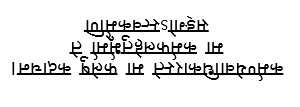
#> input picture Assignment 1/Q3/test/3_d.png, 300 x 107 px
$ python -i Q3_200611.py   (imports and definitions only)
#> lines starting #> are read from the running program, lines starting #| are printed output that depends on the picture; after the words box and inside, x2 and y2 are one past the last pixel; in counts of white or black regions, pixels touching at a corner belong together; long printed decimals are rounded
import cv2
import numpy as np
from PIL import Image
import matplotlib.pyplot as plt
import math

def solution(image_path):
    ############################
    ############################

    ############################
    ############################
    ## comment the line below before submitting else your code wont be executed##
    # pass
#> called with image_path = 'test/3_d.png'
    image = cv2.imread(image_path)
#> image is the input picture: shape (107, 300, 3); min 0, max 255, mean 231.1

    # Converting the image to grayscale
    gray = cv2.cvtColor(image, cv2.COLOR_BGR2GRAY)

    # Applying edge detection to find lines in the image
    edges = cv2.Canny(gray, 50, 150, apertureSize=3)
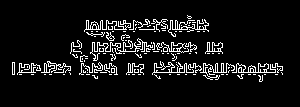
#> edges: shape (107, 300); 7.9% white in thin lines or dots, all inside (x1, y1, x2, y2) = (12, 15, 283, 82)

    # Finding lines in the edge-detected image by Hough Transform
    lines = cv2.HoughLinesP(edges, 1, np.pi / 180, 100, minLineLength=100, maxLineGap=10)
#> lines = [[81, 72, 281, 72], [128, 66, 282, 69]]
    print(lines)
#| [[[ 81  72 281  72]]
#|  [[128  66 282  69]]]
    # Calculate the angle of the most prominent line detected by having median of all lines detected.
    if lines is not None:
        angles = []
        for line in lines:
            x1, y1, x2, y2 = line[0]
            angle = np.arctan2(y2 - y1, x2 - x1)
            angles.append(angle)
#> this loop made 2 passes
#> (x1, y1, x2, y2, angle) on passes 1 to 2: (81, 72, 281, 72, 0), (128, 66, 282, 69, 0.0195)
#> after the loop, angles = [0, 0.0195]
        predominant_angle = np.median(angles)
#> predominant_angle = 0.00974
    else:
        predominant_angle = 0
    print(angles)
#| [0.0, 0.01948]
    # Rotating the image to the required angle
    angle = predominant_angle * (180 / math.pi)  # Angle in degrees
#> angle = 0.558
    if angle < 0:
        angle += 180

    height, width = image.shape[:2]
#> height = 107; width = 300
    center = (width // 2, height // 2)
#> center = (150, 53)

    # Creating a white background image with the same dimensions as the original image
    #white_background = np.ones_like(image) * 255

    # Rotate the original image and overlay it onto the white background
    rotation_matrix = cv2.getRotationMatrix2D(center, angle, scale=0.9)
#> rotation_matrix = [[0.9, 0.00876, 14.54], [-0.00876, 0.9, 6.62]]
    rotated_image = cv2.warpAffine(image, rotation_matrix, (width, height), borderMode=cv2.BORDER_CONSTANT, borderValue=(255, 255, 255))
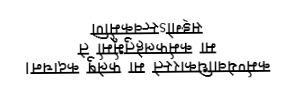
#> rotated_image: shape (107, 300, 3); min 0, max 255, mean 235.7

    # [11 lines of commented-out code are left out]

    return rotated_image

>>> result = solution('test/3_d.png')
